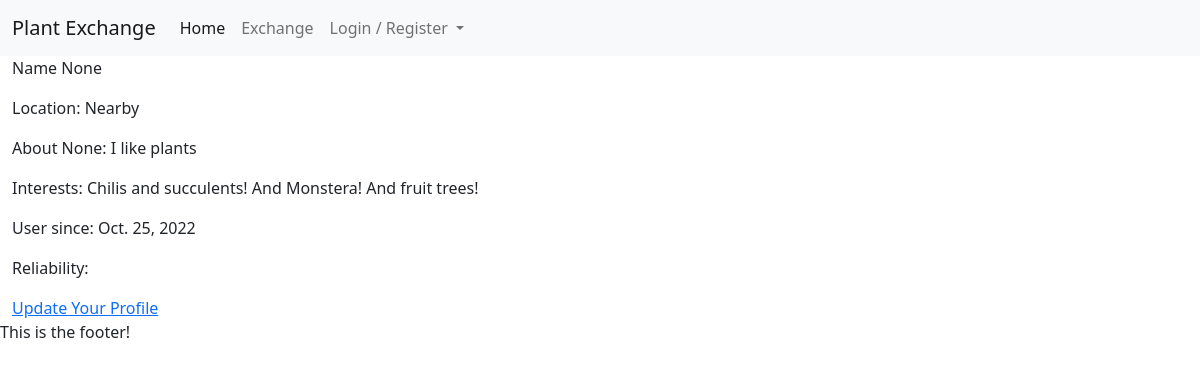
/profiles/1, run on an earlier commit of the app's database.
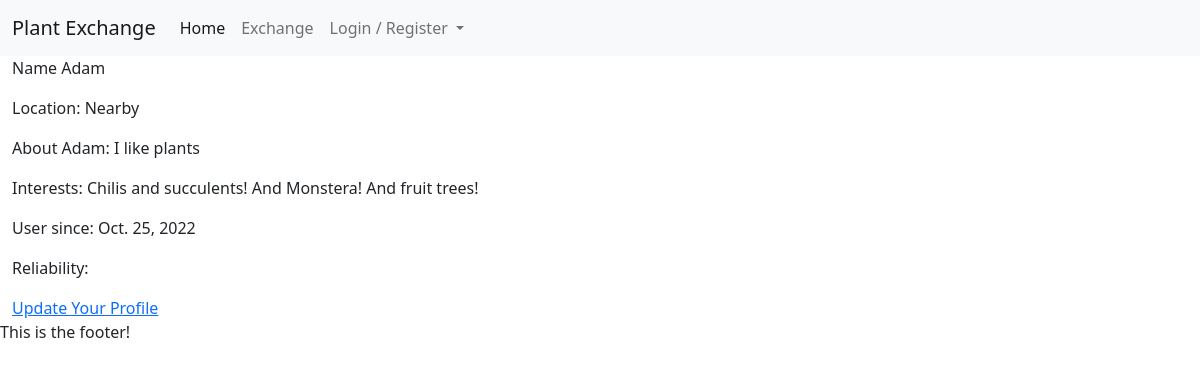
And on a later commit of the database.
### profiles/models.py (models this page shows, shortened)
class Profile(models.Model):
    user = models.OneToOneField(User, on_delete=models.CASCADE)
    name = models.CharField(max_length=20, null=True, blank=True)
    location = models.CharField(max_length=40, null=True, blank=True, default='Private')
    about_me = models.CharField(max_length=140, null=True, blank=True)
    interested_in = models.CharField(max_length=140, null=True, blank=True)
    created_on = models.DateField(auto_now_add=True)
    def __str__(self):
        return f"{self.user.username}'s Profile"

### profiles/views.py (the view)
# urls.py: path('<user_id>', views.ProfileView.as_view(), name='profile'),
class ProfileView(View):
    def get(self, request, user_id):
        profile = get_object_or_404(Profile, user=user_id)
        template_name = 'profiles/profile.html'
        context = {'profile': profile}
        return render(request, template_name, context)

### profiles/templates/profiles/profile.html (shortened to what this page needs)
{% extends 'base.html' %}
{% block content %}
<section class="container-fluid">
    <div class="col">
        <p>Name {{ profile.name }}</p>
        <p>Location: {{ profile.location }}</p>
        <p>About {{profile.name}}: {{ profile.about_me }}</p>
        <p>Interests: {{ profile.interested_in }}</p>
        <p>User since: {{ profile.created_on }}</p>
        <p>Reliability: {{ profile.rating }}</p>
        <a href="{% url 'profiles:edit_profile' pk=profile.id %}">Update Your Profile</a>
    </div>
</section>
{% endblock content %}

What changed in the data, as far as the page shows it:
changed Profile "Nearby": name "None" → "Adam"
